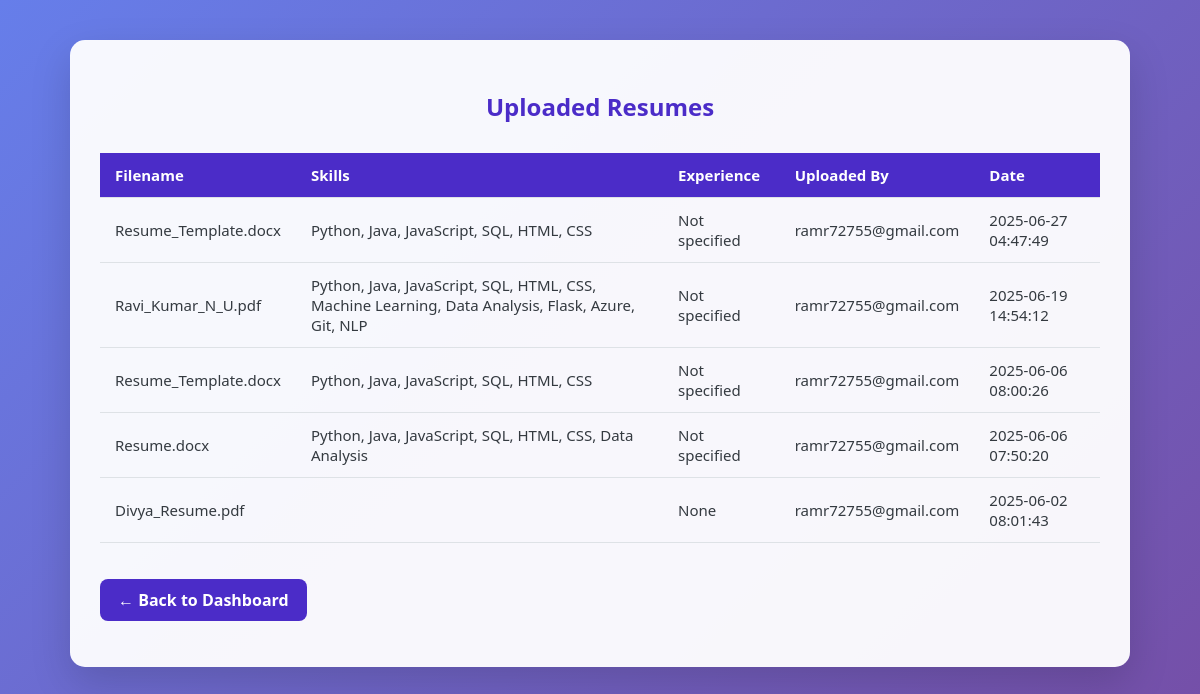
Page /resumes (signed in) on the committed database.
### tables this page shows
CREATE TABLE resumes (
        id INTEGER PRIMARY KEY AUTOINCREMENT,
        filename TEXT NOT NULL,
        parsed_name TEXT,
        parsed_email TEXT,
        parsed_skills TEXT,
        uploaded_by TEXT NOT NULL,
        upload_date TIMESTAMP DEFAULT CURRENT_TIMESTAMP
    , parsed_experience INTEGER, shortlisted TEXT DEFAULT 'no', shortlisted_label INTEGER DEFAULT NULL);

### app.py (the view)
@app.route('/resumes')
def list_resumes():
    if 'user' not in session:
        flash('Please login first.')
        return redirect(url_for('login'))
    conn = get_db_connection()
    resumes = conn.execute('SELECT * FROM resumes ORDER BY upload_date DESC').fetchall()
    conn.close()
    return render_template('resumes.html', resumes=resumes)

### app.py (called while the page is built)
def get_db_connection():
    conn = sqlite3.connect('database.db')
    conn.row_factory = sqlite3.Row
    return conn

### templates/resumes.html (shortened to what this page needs)
<!DOCTYPE html>
<html>
<head>
</head>
<body>
    <div class="container">
        <h2>Uploaded Resumes</h2>
        <table>
            <thead>
                <tr>
                    <th>Filename</th>
                    <th>Skills</th>
                    <th>Experience</th>
                    <th>Uploaded By</th>
                    <th>Date</th>
                </tr>
            </thead>
            <tbody>
                {% for resume in resumes %}
                <tr>
                    <td>{{ resume.filename }}</td>
                    <td>{{ resume.parsed_skills }}</td>
                    <td>{{ resume.parsed_experience }}</td>
                    <td>{{ resume.uploaded_by }}</td>
                    <td>{{ resume.upload_date }}</td>
                </tr>
                {% endfor %}
            </tbody>
        </table>
        <p><a href="{{ url_for('dashboard') }}">← Back to Dashboard</a></p>
    </div>
</body>
</html>

### templates/resumes.html (style rules this page uses)
body { font-family: 'Segoe UI', sans-serif; margin: 0; padding: 40px 20px; min-height: 100vh; background: linear-gradient(135deg, #667eea, #764ba2); color: #343a40; }
.container { background: rgba(255, 255, 255, 0.95); padding: 30px; margin: auto; max-width: 1000px; border-radius: 15px; box-shadow: 0 16px 40px rgba(0, 0, 0, 0.15); }
h2 { text-align: center; color: #4b2cc8; margin-bottom: 30px; font-weight: 700; }
table { width: 100%; border-collapse: collapse; margin-top: 20px; font-size: 15px; }
thead { background-color: #4b2cc8; color: white; }
th, td { padding: 12px 15px; text-align: left; border-bottom: 1px solid #dee2e6; }
a { display: inline-block; margin-top: 20px; text-decoration: none; background-color: #4b2cc8; color: white; padding: 10px 18px; border-radius: 8px; transition: background-color 0.3s ease; font-weight: 600; }

### rows in the picture
resumes: filename "Resume_Template.docx", parsed_skills "Python, Java, JavaScript, SQL, HTML, CSS", parsed_experience "Not specified", uploaded_by "ramr72755@gmail.com", upload_date "2025-06-27 04:47:49"
resumes: filename "Ravi_Kumar_N_U.pdf", parsed_skills "Python, Java, JavaScript, SQL, HTML, CSS, Machine Learning, Data Analysis, Flask, Azure, Git, NLP", parsed_experience "Not specified", uploaded_by "ramr72755@gmail.com", upload_date "2025-06-19 14:54:12"
resumes: filename "Resume_Template.docx", parsed_skills "Python, Java, JavaScript, SQL, HTML, CSS", parsed_experience "Not specified", uploaded_by "ramr72755@gmail.com", upload_date "2025-06-06 08:00:26"
resumes: filename "Resume.docx", parsed_skills "Python, Java, JavaScript, SQL, HTML, CSS, Data Analysis", parsed_experience "Not specified", uploaded_by "ramr72755@gmail.com", upload_date "2025-06-06 07:50:20"
resumes: filename "Divya_Resume.pdf", parsed_experience "None", uploaded_by "ramr72755@gmail.com", upload_date "2025-06-02 08:01:43"
